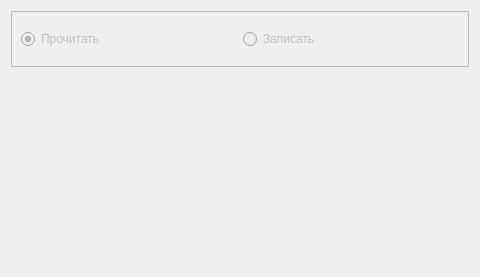
      <widget class="QWidget" name="tab_config">
       <property name="enabled">
        <bool>false</bool>
       </property>
       <property name="minimumSize">
        <size>
         <width>480</width>
         <height>277</height>
        </size>
       </property>
       <property name="maximumSize">
        <size>
         <width>10000</width>
         <height>277</height>
        </size>
       </property>
       <attribute name="title">
        <string notr="true">Конфигурация</string>
       </attribute>
       <layout class="QVBoxLayout" name="verticalLayout_16">
        <item>
         <layout class="QVBoxLayout" name="tconfig_vbox">
          <item>
           <widget class="QFrame" name="tconfig_frm_oper">
            <property name="maximumSize">
             <size>
              <width>16777215</width>
              <height>56</height>
             </size>
            </property>
            <property name="frameShape">
             <enum>QFrame::StyledPanel</enum>
            </property>
            <property name="frameShadow">
             <enum>QFrame::Raised</enum>
            </property>
            <layout class="QHBoxLayout" name="horizontalLayout_8">
             <item>
              <widget class="QRadioButton" name="tconfig_rbtn_read">
               <property name="maximumSize">
                <size>
                 <width>16777215</width>
                 <height>40</height>
                </size>
               </property>
               <property name="text">
                <string notr="true">Прочитать</string>
               </property>
               <property name="checked">
                <bool>true</bool>
               </property>
              </widget>
             </item>
             <item>
              <widget class="QRadioButton" name="tconfig_rbtn_write">
               <property name="maximumSize">
                <size>
                 <width>16777215</width>
                 <height>40</height>
                </size>
               </property>
               <property name="text">
                <string notr="true">Записать</string>
               </property>
              </widget>
             </item>
            </layout>
           </widget>
          </item>
          <item>
           <widget class="QWidget" name="tconfig_widget_cfg" native="true"/>
          </item>
         </layout>
        </item>
       </layout>
      </widget>
